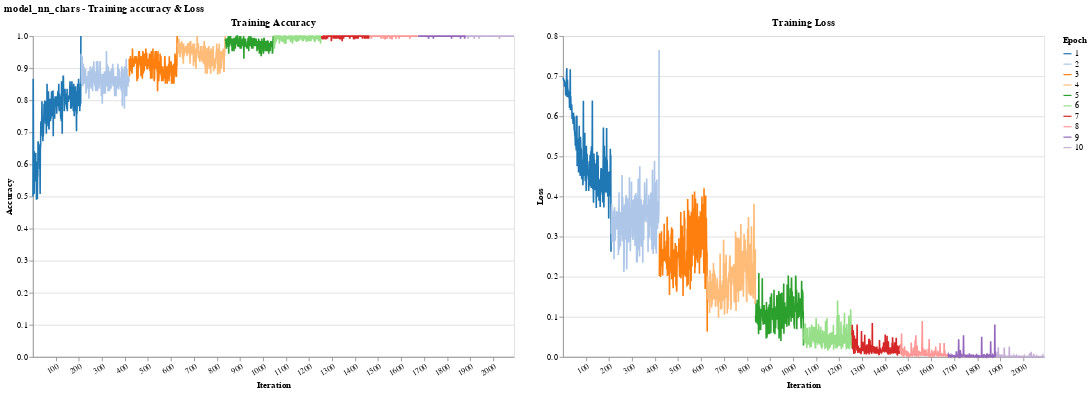

The cell this chart's notebook holds for it:
### Markdown cell above
### Char features

### Code cell
logger.info("Prepare data...")
test_nn_chars = encode_data(test_raw, chars_encoder)

logger.info("Train model")

train_config = TrainConfig(
    num_epochs      = 10,
    early_stop      = False,
    violation_limit = 5,
)

USE_CACHE = True

model_nn_chars = NeuralNetwork(
    input_size=len(chars_encoder.vocabulary_),
    hidden_size=128,
    device=DEVICE
)

if (models_dir / 'model_nn_chars.pt').exists() and USE_CACHE:
    model_nn_chars = load_model(model_nn_chars, models_dir, 'model_nn_chars')
else:
    train_nn_chars = encode_data(train_raw, chars_encoder)
    dataloader = DataLoader(train_nn_chars, batch_size=128, shuffle=True)

    model_nn_chars.fit(dataloader, train_config, disable_progress_bar=False)
    save_model(model_nn_chars, models_dir, "model_nn_chars")


# Evaluate
with torch.no_grad():
    X_test = torch.stack([test[0] for test in test_nn_chars]).to(model_nn_chars.device)
    y_test = torch.stack([test[1] for test in test_nn_chars]).to(model_nn_chars.device)
    y_pred = model_nn_chars.predict(X_test)
    logits = model_nn_chars.forward(X_test)

result_nn_chars = evaluate(y_test.cpu(), y_pred.cpu(), logits.cpu())

# Plot training accuracy and loss side-by-side
plot_results("model_nn_chars - Training accuracy & Loss", model_nn_chars, train_config, dataloader)

# Move model to CPU to save CUDA memory
model_nn_words.to('cpu')
torch.cuda.empty_cache()

### Figure 1 — Vega-Lite specification as saved in the notebook (floating-point values rounded to 4 significant figures; data arrays with more than 128 entries replaced by an {"elided": "..."} marker saying what was removed)
{"config": {"view": {"continuousWidth": 300, "continuousHeight": 300}}, "hconcat": [{"mark": {"type": "line"}, "encoding": {"color": {"field": "epoch", "scale": {"scheme": "category20"}, "title": "Epoch", "type": "nominal"}, "x": {"axis": {"labelAngle": -30, "title": "Iteration", "values": [0, 100, 200, 300, 400, 500, 600, 700, 800, 900, 1000, 1100, 1200, 1300, 1400, 1500, 1600, 1700, 1800, 1900, 2000]}, "field": "iteration", "type": "nominal"}, "y": {"axis": {"title": "Accuracy"}, "field": "training_acc", "type": "quantitative"}}, "height": 400, "title": "Training Accuracy", "width": 600}, {"mark": {"type": "line"}, "encoding": {"color": {"field": "epoch", "scale": {"scheme": "category20"}, "title": "Epoch", "type": "nominal"}, "x": {"axis": {"labelAngle": -30, "title": "Iteration", "values": [0, 100, 200, 300, 400, 500, 600, 700, 800, 900, 1000, 1100, 1200, 1300, 1400, 1500, 1600, 1700, 1800, 1900, 2000]}, "field": "iteration", "type": "nominal"}, "y": {"axis": {"title": "Loss"}, "field": "training_loss", "type": "quantitative"}}, "height": 400, "title": "Training Loss", "width": 600}], "data": {"name": "data-45317fd3e80493b2ea8be41f99f293f8"}, "title": "model_nn_chars - Training accuracy & Loss", "$schema": "https://vega.github.io/schema/vega-lite/v5.17.0.json", "datasets": {"data-45317fd3e80493b2ea8be41f99f293f8": {"elided": "2090 records"}}}
